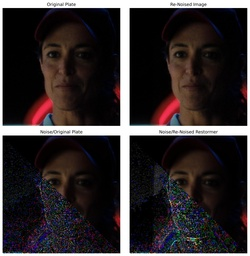
#> input picture img.jpg, 250 x 256 px, shrunk from 3866 x 3955 before the run; its folder holds only this picture in this run
$ python dasgrain.py --noisy .. --denoised ../img.jpg --edited ../img.jpg --mask ../img.jpg --output out.png   (older library calls are emulated)
#> lines starting #> are read from the running program, lines starting #| are printed output that depends on the picture
### utils/scatter_grain.py
import cv2
import numpy as np
import matplotlib.pyplot as plt
from scipy import ndimage, signal, fftpack
from skimage.util import view_as_windows
from scipy.fftpack import fft2, fftshift
from voronoi import generate_voronoi_pattern, scatter_voronoi_cells
from normalize import compute_response_curve,normalize_noise, \
    add_adaptive_noise, fit_response_curve, tile_masked_region, normalize_with_polynomial

class ScatterGrain:
    """
    Class for applying and visualizing scatter grain for compositing.
    Optimized implementation using vectorized operations and library functions.
    """

    def __init__(self):
        """Initialize ScatterGrain processor"""
        self.noise_stats = None
        self.extracted_noise = None

    # [13 lines left out: functions png2exr, exr2png, not called in this run]

    def extract_noise(self, noisy_frame, denoised_frame):
        """
        Extract noise by subtracting denoised frame from noisy frame

        Parameters:
        -----------
        noisy_frame : numpy.ndarray
            Original frame with noise
        denoised_frame : numpy.ndarray
            Denoised version of the frame

        Returns:
        --------
        numpy.ndarray
            Extracted noise (difference between noisy and denoised)
        """
        # Ensure both frames are float32 for proper subtraction
        noisy = noisy_frame.astype(np.float32)
        denoised = denoised_frame.astype(np.float32)
        # noisy_lin = self.png2exr(noisy_frame)
        # denoised_lin = self.png2exr(denoised_frame)
        # Extract noise as difference - vectorized operation
        self.extracted_noise = noisy - denoised

        # self.extracted_noise = noisy_lin - denoised_lin

        # Calculate noise statistics
        self.noise_stats = self.analyze_noise_statistics(self.extracted_noise)
        bin_centers, self.response_curve = compute_response_curve(self.extracted_noise, denoised_frame)
        self.fitted_curves, self.noise_func = fit_response_curve(bin_centers, self.response_curve)
        self.polynomials = [np.poly1d(p) for p in self.fitted_curves]

        return self.extracted_noise

    def analyze_noise_statistics(self, noise, mask=None):
        """
        Analyze statistical properties of the extracted noise

        Parameters:
        -----------
        noise : numpy.ndarray
            Extracted noise pattern
        mask : numpy.ndarray, optional
            Optional mask to restrict analysis to specific regions

        Returns:
        --------
        dict
            Dictionary containing noise statistics
        """
        # If mask provided, apply it
        if mask is not None:
            if len(mask.shape) == 2 and len(noise.shape) == 3:
                mask = np.repeat(mask[:, :, np.newaxis], noise.shape[2], axis=2)

            # Use boolean indexing for masked analysis
            noise_masked = noise[mask > 0].reshape(-1, noise.shape[2])
        else:
            noise_masked = noise.reshape(-1, noise.shape[2])

        # Calculate basic statistics using numpy's optimized functions
        stats = {
            'mean': np.mean(noise_masked, axis=0),
            'std': np.std(noise_masked, axis=0),
            'min': np.min(noise_masked, axis=0),
            'max': np.max(noise_masked, axis=0)
        }

        # Convert to YCrCb for luminance/chrominance analysis
        if noise.shape[2] == 3:  # Only for RGB images
            # Add 0.5 offset to make the noise centered around 0.5 (for proper color conversion)
            noise_offset = noise + 0.5
            noise_ycrcb = cv2.cvtColor(noise_offset, cv2.COLOR_BGR2YCrCb)
            # Remove the offset after conversion
            noise_ycrcb = noise_ycrcb - 0.5

            if mask is not None:
                ycrcb_masked = noise_ycrcb[mask > 0].reshape(-1, noise_ycrcb.shape[2])
            else:
                ycrcb_masked = noise_ycrcb.reshape(-1, noise_ycrcb.shape[2])

            # Calculate YCrCb statistics
            stats['ycrcb_mean'] = np.mean(ycrcb_masked, axis=0)
            stats['ycrcb_std'] = np.std(ycrcb_masked, axis=0)

            # Use Y channel for frequency domain analysis
            y_channel = noise_ycrcb[:,:,0]

            # Calculate power spectrum using FFT
            f_transform = fftpack.fft2(y_channel)
            f_transform_shifted = fftpack.fftshift(f_transform)
            power_spectrum = np.abs(f_transform_shifted)**2

            # Store normalized power spectrum
            stats['power_spectrum'] = power_spectrum / np.max(power_spectrum)

        return stats

    # [228 lines left out: functions visualize_noise, generate_scattered_noise, apply_random_transform, compute_noise_statistics, normalize_noise, scatter_and_add_noise and 1 more, not called in this run]


    def apply_matched_grain(self, original_plate, denoised_plate, edited_plate, edit_mask, blend_mode='add'):
        """
        Apply film grain from original plate to the edited plate, with special handling for edited regions

        Parameters:
        -----------
        original_plate : numpy.ndarray
            The original noisy footage (with natural film grain)
        denoised_plate : numpy.ndarray
            The denoised version of the original plate
        edited_plate : numpy.ndarray
            The edited footage after compositing/VFX work (denoised)
        edit_mask : numpy.ndarray
            Binary mask where 1 indicates edited regions
        blend_mode : str
            Blending mode to use ('add' or 'smooth_light')

        Returns:
        --------
        numpy.ndarray
            The final composited result with matching grain throughout
        """
        # 1. Extract the grain/noise from original footage
        self.extract_noise(original_plate, denoised_plate)
        # normalized_noise = normalize_noise(self.extracted_noise)
        normalized_noise = normalize_with_polynomial(self.extracted_noise,self.polynomials)
        # 2. Prepare the result image (start with edited plate)
        result = edited_plate.copy().astype('float32')
        # result = np.zeros(edited_plate.shape).astype('float32')
        # result_exr = self.png2exr(result)

        # 3. Ensure mask is in right format
        if len(edit_mask.shape) == 2:
            mask = np.repeat(edit_mask[:, :, np.newaxis], 3, axis=2)
        else:
            mask = edit_mask.copy()

        mask = mask.astype(np.float32) / np.max(mask)
        inv_mask = 1.0 - mask

        # 4. Apply extracted noise to non-masked regions
        if blend_mode == 'add':
            # Simple additive blending - vectorized
            result = result + self.extracted_noise * inv_mask
            # result_exr = result + self.extracted_noise
        elif blend_mode == 'smooth_light':
            # Get masks for different noise values in non-edited regions
            neg_mask = (self.extracted_noise < 0) & (inv_mask > 0)
            pos_mask = (self.extracted_noise >= 0) & (inv_mask > 0)

            # Apply blending formula vectorized with where()
            result = np.where(
                neg_mask,
                result + 2 * self.extracted_noise * result,
                result
            )

            result = np.where(
                pos_mask,
                result + self.extracted_noise * (1 - result),
                result
            )
        else:
            raise ValueError(f"Unsupported blend mode: {blend_mode}. Use 'add' or 'smooth_light'.")

        # 5. Generate and apply scattered noise to masked regions
        if np.any(mask > 0):

            # Generate scattered noise for edited regions
            # scattered_noise = self.generate_scattered_noise(edited_plate.shape)
            # scattered_noise = self.scatter_and_add_noise(self.extracted_noise,mask)
            tiled = tile_masked_region(normalized_noise,mask)
            scattered_noise = self.generate_voronoi_grain(normalized_noise,mask)
            # scattered_noise = self.generate_voronoi_grain(tiled,mask)
            adapted_noise = add_adaptive_noise(result, scattered_noise, self.fitted_curves,self.noise_func,mask)


            # Apply the scattered noise to masked regions
            if blend_mode == 'add':
                # Simple additive blending - vectorized
                result = result + adapted_noise *mask
                # result = result + self.extracted_noise*mask
                # result,noise_stats = add_scattered_grain(self.extracted_noise,
                #                                          denoised_plate,result,mask)

            elif blend_mode == 'smooth_light':
                # Get masks for different noise values in edited regions
                neg_mask = (scattered_noise < 0) & (mask > 0)
                pos_mask = (scattered_noise >= 0) & (mask > 0)

                # Apply blending formula vectorized
                result = np.where(
                    neg_mask,
                    result + 2 * scattered_noise * result,
                    result
                )

                result = np.where(
                    pos_mask,
                    result + scattered_noise * (1 - result),
                    result
                )

        # 7. Clip values to valid range - vectorized
        # result = self.exr2png(result_exr)
        # result = result * 25
        return np.clip(result,0,1)

    # [22 lines left out: function save_visualization, not called in this run]

### utils/normalize.py
import numpy as np
import cv2
import matplotlib.pyplot as plt
from scipy.optimize import curve_fit
import scipy.ndimage
from voronoi import generate_voronoi_pattern, scatter_voronoi_cells

# [5 lines left out: function compute_noise_map, not called in this run]

def compute_response_curve(noise_map, denoised_image, num_bins=10):
    """Computes the noise response curve for each color channel in 0-1 range."""

    h, w, c = noise_map.shape
    bin_edges = np.linspace(0, 1, num_bins + 1)  # Bins for 0-1 range
    bin_centers = (bin_edges[:-1] + bin_edges[1:]) / 2

    response_curve = np.zeros((num_bins, c))

    for i in range(num_bins):
        mask_bin = (denoised_image >= bin_edges[i]) & (denoised_image < bin_edges[i + 1])

        for ch in range(c):
            pixels_in_bin = noise_map[:, :, ch][mask_bin[:, :, ch]]
            if len(pixels_in_bin) > 1:
                response_curve[i, ch] = np.std(pixels_in_bin)
    # print(bin_centers,response_curve)
    return bin_centers, response_curve

def fit_response_curve(bin_centers, response_curve):
    """Fits a smooth function to the noise response curve."""

    def log_func(x, a, b, c):
        x = np.clip(x, 1e-3, None)  # Ensure x is strictly positive
        return a * np.log(b * x + 1) + c  # Logarithmic fit

    def power_law_func(x, a, b, c, d):
        x = np.clip(x, 1e-3, None)  # Prevent negative or zero values
        return a * (x + b)**c + d  # Power-law fit

    def poly_func(x, a, b, c, d):
        return a * x**3 + b * x**2 + c * x + d  # 3rd-degree polynomial

    fitted_curves = []

    for ch in range(response_curve.shape[1]):
        y_data = response_curve[:, ch]

        valid_mask = ~np.isnan(y_data) & ~np.isinf(y_data) & (y_data > 0)
        x_valid = bin_centers[valid_mask]
        y_valid = y_data[valid_mask]

        # if len(x_valid) < 3:
        #     fitted_curves.append([0, 0, 0])
        #     continue
        if len(x_valid) < 4:  # If not enough valid data points, return default values
            fitted_curves.append([0, 0, 0, 0])  # 4 parameters to match power-law/poly fits
            continue

        try:
            # [6 lines of commented-out code are left out]
            params = np.polyfit(x_valid, y_valid, deg=3)
            fitted_func = poly_func
            fitted_curves.append(params)
        except RuntimeError:
            fitted_curves.append([0, 0, 0,0])

    return fitted_curves, fitted_func

# [53 lines left out: functions compute_luminance, normalize_with_polynomial, normalize_noise, not called in this run]
def compute_luminance(image):
    """Computes the luminance of an image using the Rec. 709 formula."""
    return 0.2126 * image[:, :, 0] + 0.7152 * image[:, :, 1] + 0.0722 * image[:, :, 2]

# [129 lines left out: functions normalize_noise_global, compute_local_std, tile_masked_region, add_adaptive_noise, dasgrain_pipeline, not called in this run]

# **Example Usage**
# [7 lines that do not run on import are left out]

### utils/dasgrain.py
import cv2
import numpy as np
import matplotlib.pyplot as plt
from scatter_grain import ScatterGrain
import os
from tqdm import tqdm
import gc
from multiprocessing import Pool, cpu_count

def process_single_image(args):
    """
    Demonstrates the complete scatter grain workflow with visualization
    Optimized implementation using vectorized operations and library functions.

    Parameters:
    -----------
    noisy_path : str
        Path to original noisy plate
    denoised_path : str
        Path to denoised version of original
    edited_path : str
        Path to edited/composited plate
    mask_path : str
        Path to mask indicating edited regions
    output_path : str
        Path to save final output
    """
    noisy_path, denoised_path, edited_path, mask_path, output_path = args
    # Load input images
    noisy = cv2.imread(noisy_path)
#> noisy is the input picture: shape (256, 250, 3); mean B, G, R 46.9, 45.8, 51.9
    denoised = cv2.imread(denoised_path)
    edited = cv2.imread(edited_path)
    mask = cv2.imread(mask_path, cv2.IMREAD_GRAYSCALE)
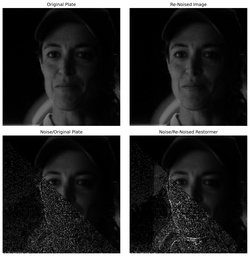
#> mask: shape (256, 250); min 0, max 255, mean 47.8

    # Normalize to 0-1 range - vectorized operation
    noisy = noisy.astype(np.float32) / 255.0
    denoised = denoised.astype(np.float32) / 255.0
    edited = edited.astype(np.float32) / 255.0
    mask = mask.astype(np.float32) / 255.0

    # Convert to RGB for visualization
    noisy_rgb = cv2.cvtColor(noisy, cv2.COLOR_BGR2RGB)
    denoised_rgb = cv2.cvtColor(denoised, cv2.COLOR_BGR2RGB)
    edited_rgb = cv2.cvtColor(edited, cv2.COLOR_BGR2RGB)

    # Initialize ScatterGrain

    sg = ScatterGrain()


    result = sg.apply_matched_grain(noisy, denoised, edited, mask, blend_mode='add')
#> in extract_noise, `self.extracted_noise = noisy - denoised`: self.extracted_noise: shape (256, 250, 3) float32; every value is 0
#> in analyze_noise_statistics, `stats = { 'mean': np.mean(noise_masked, axis=0), 'std': np.std(noise_m..`: stats = {'mean': [0, 0, 0], 'std': [0, 0, 0], 'min': [0, 0, 0], 'max': [0, 0, 0]}
#> in analyze_noise_statistics, `noise_offset = noise + 0.5`: noise_offset: shape (256, 250, 3) float32; every value is 0.5
#> in analyze_noise_statistics, `y_channel = noise_ycrcb[:,:,0]`: y_channel: shape (256, 250) float32; every value is 0
#> in extract_noise, `self.noise_stats = self.analyze_noise_statistics(self.extracted_noise)`: self.noise_stats = 7 items
#> the loop in compute_response_curve, `for i in range(num_bins):` made 10 passes
#> pass 1, in compute_response_curve, `mask_bin = (denoised_image >= bin_edges[i]) & (denoised_image < bin_ed..`:
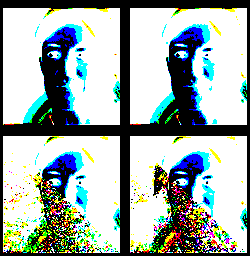
#> mask_bin: shape (256, 250, 3) bool; mean B, G, R 0.667, 0.678, 0.624
#> pass 2, in compute_response_curve, `mask_bin = (denoised_image >= bin_edges[i]) & (denoised_image < bin_ed..`:
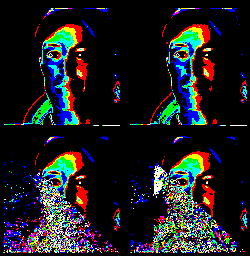
#> mask_bin: shape (256, 250, 3) bool; mean B, G, R 0.122, 0.115, 0.113
#> pass 3, in compute_response_curve, `mask_bin = (denoised_image >= bin_edges[i]) & (denoised_image < bin_ed..`:
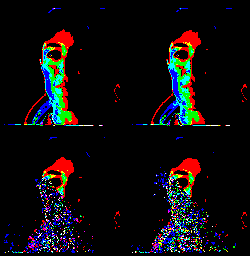
#> mask_bin: shape (256, 250, 3) bool; mean B, G, R 0.0545, 0.0508, 0.0584
#> in extract_noise, `bin_centers, self.response_curve = compute_response_curve(self.extract..`: bin_centers = [0.05, 0.15, 0.25, 0.35, 0.45, 0.55, 0.65, 0.75, 0.85, 0.95]; self.response_curve = [[0, 0, 0], [0, 0, 0], [0, 0, 0], [0, 0, 0], [0, 0, 0], [0, 0, 0], [0, 0, 0], [0, 0, 0], [0, 0, 0], [0, 0, 0]]
#> after the loop in fit_response_curve, `for ch in range(response_curve.shape[1]):`: fitted_curves = [[0, 0, 0, 0], [0, 0, 0, 0], [0, 0, 0, 0]]
    result_uint8 = (result * 255).astype(np.uint8)
    cv2.imwrite(output_path, result_uint8)


if __name__ == "__main__":
    import argparse

    parser = argparse.ArgumentParser(description="Run example scatter grain workflow")
    parser.add_argument("--noisy", required=True, help="Path to noisy image")
    parser.add_argument("--denoised", required=True, help="Path to denoised image")
    parser.add_argument("--edited", required=True, help="Path to edited image")
    parser.add_argument("--mask", required=True, help="Path to edit mask")
    parser.add_argument("--output", required=True, help="Path to save output image")

    args = parser.parse_args()

    os.makedirs(args.output,exist_ok=True)
    img_pairs = []
    for i,imgs in enumerate(tqdm(sorted(os.listdir(args.noisy)))):
        grainy_path = os.path.join(args.noisy,imgs)
        denoise_path = os.path.join(args.denoised,imgs)
        edited_path = os.path.join(args.edited,imgs)
        # mask_path = args.mask
        mask_path = os.path.join(args.mask,imgs)
        output_path = os.path.join(args.output,imgs)
        img_pairs.append((grainy_path,denoise_path,edited_path,mask_path,output_path))

    # [9 lines of commented-out code are left out]

    num_workers = min(cpu_count(),len(img_pairs))
    # num_workers = 1
    with Pool(processes=num_workers) as pool:
#> (the run stopped early here; a loop or call above may not have finished)
